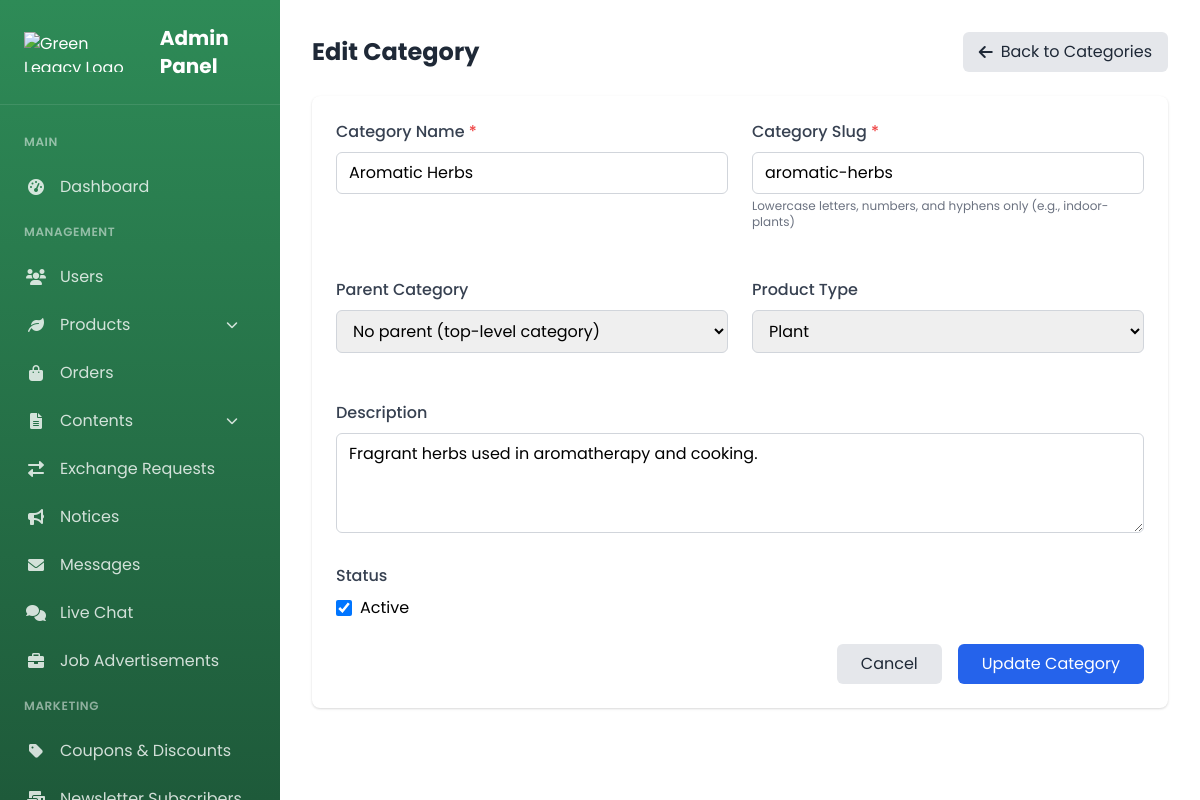
Screenshot of /admin_edit_category.php?id=2 (signed in) with the database file from the repository.
### tables this page shows
CREATE TABLE `categories` (
  `id` int(11) NOT NULL,
  `name` varchar(100) NOT NULL,
  `slug` varchar(100) NOT NULL,
  `description` text DEFAULT NULL,
  `parent_id` int(11) DEFAULT NULL,
  `product_type` enum('plant','tool','pesticide','fertilizer','accessory','all') NOT NULL DEFAULT 'all',
  `image` varchar(255) DEFAULT NULL,
  `is_active` tinyint(1) DEFAULT 1,
  `created_at` timestamp NOT NULL DEFAULT current_timestamp(),
  `updated_at` timestamp NOT NULL DEFAULT current_timestamp() ON UPDATE current_timestamp()
);

### admin_edit_category.php (the view, shortened to what this page needs)
<?php
require_once 'db_connect.php';
$errors = [];
$category_id = isset($_GET['id']) ? intval($_GET['id']) : 0;
$stmt = $conn->prepare("SELECT id, name, slug, description, parent_id, product_type, is_active FROM categories WHERE id = ?");
$stmt->bind_param("i", $category_id);
$stmt->execute();
$result = $stmt->get_result();
$categoryData = $result->fetch_assoc();
?>
<?php include 'admin_sidebar.php'; ?>
<!DOCTYPE html>
<html lang="en">
<head>
  <link href="https://cdn.jsdelivr.net/npm/tailwindcss@2.1.2/dist/tailwind.min.css" rel="stylesheet">
  <link rel="stylesheet" href="https://cdnjs.cloudflare.com/ajax/libs/font-awesome/6.0.0/css/all.min.css">
</head>
<body>
  <div class="content-container">
    <div class="flex justify-between items-center mb-6">
      <h1 class="text-2xl font-bold text-gray-800">Edit Category</h1>
      <a href="admin_categories.php" class="bg-gray-200 hover:bg-gray-300 text-gray-800 px-4 py-2 rounded-md flex items-center">
        <i class="fas fa-arrow-left mr-2"></i> Back to Categories
      </a>
    </div>
    <div class="bg-white rounded-lg shadow p-6 mb-8">
      <form action="admin_edit_category.php?id=<?php echo $category_id; ?>" method="POST">
        <div class="grid grid-cols-1 md:grid-cols-2 gap-6">
          <div class="form-group">
            <label for="name" class="form-label">Category Name <span class="text-red-500">*</span></label>
            <input type="text" id="name" name="name" class="form-control <?php echo isset($errors['name']) ? 'is-invalid' : ''; ?>"
                   value="<?php echo htmlspecialchars($categoryData['name']); ?>" required>
          </div>
          <div class="form-group">
            <label for="slug" class="form-label">Category Slug <span class="text-red-500">*</span></label>
            <input type="text" id="slug" name="slug" class="form-control <?php echo isset($errors['slug']) ? 'is-invalid' : ''; ?>"
                   value="<?php echo htmlspecialchars($categoryData['slug']); ?>" required>
            <p class="text-xs text-gray-500 mt-1">Lowercase letters, numbers, and hyphens only (e.g., indoor-plants)</p>
          </div>
          <div class="form-group">
            <label for="parent_id" class="form-label">Parent Category</label>
            <select id="parent_id" name="parent_id" class="form-control">
              <option value="">No parent (top-level category)</option>
            </select>
          </div>
          <div class="form-group">
            <label for="product_type" class="form-label">Product Type</label>
            <select id="product_type" name="product_type" class="form-control">
              <option value="plant" <?php echo $categoryData['product_type'] == 'plant' ? 'selected' : ''; ?>>Plant</option>
            </select>
          </div>
        </div>
        <div class="form-group mt-6">
          <label for="description" class="form-label">Description</label>
          <textarea id="description" name="description" class="form-control form-textarea"><?php echo htmlspecialchars($categoryData['description']); ?></textarea>
        </div>
        <div class="form-group mt-6">
          <label class="form-label">Status</label>
          <div class="flex items-center">
            <label class="inline-flex items-center">
              <input type="checkbox" name="is_active" class="form-checkbox" <?php echo $categoryData['is_active'] ? 'checked' : ''; ?>>
              <span class="ml-2">Active</span>
            </label>
          </div>
        </div>
        <div class="flex justify-end mt-6 space-x-4">
          <a href="admin_categories.php" class="bg-gray-200 hover:bg-gray-300 text-gray-800 px-6 py-2 rounded-md">
            Cancel
          </a>
          <button type="submit" class="bg-blue-600 hover:bg-blue-700 text-white px-6 py-2 rounded-md">
            Update Category
          </button>
        </div>
      </form>
    </div>
  </div>
</body>
</html>

### admin_sidebar.php (style rules this page uses)
:root { --primary-green: #2E8B57; --light-green: #a8e6cf; --sidebar-width: 280px; }
body { font-family: 'Poppins', sans-serif; }

### admin_edit_category.php (style rules this page uses)
body { font-family: 'Poppins', sans-serif; margin-left: 280px; }
.content-container { padding: 2rem; }
.form-group { margin-bottom: 1.5rem; }
.form-label { display: block; margin-bottom: 0.5rem; font-weight: 500; color: #374151; }
.form-control { width: 100%; padding: 0.5rem 0.75rem; border: 1px solid #d1d5db; border-radius: 0.375rem; transition: border-color 0.2s; }
.form-textarea { min-height: 100px; }
.form-checkbox { width: 1rem; height: 1rem; border: 1px solid #d1d5db; border-radius: 0.25rem; }

### rows the page displays
categories: name "Aromatic Herbs", slug "aromatic-herbs", product_type "Plant", description "Fragrant herbs used in aromatherapy and cooking.", is_active "☑"
